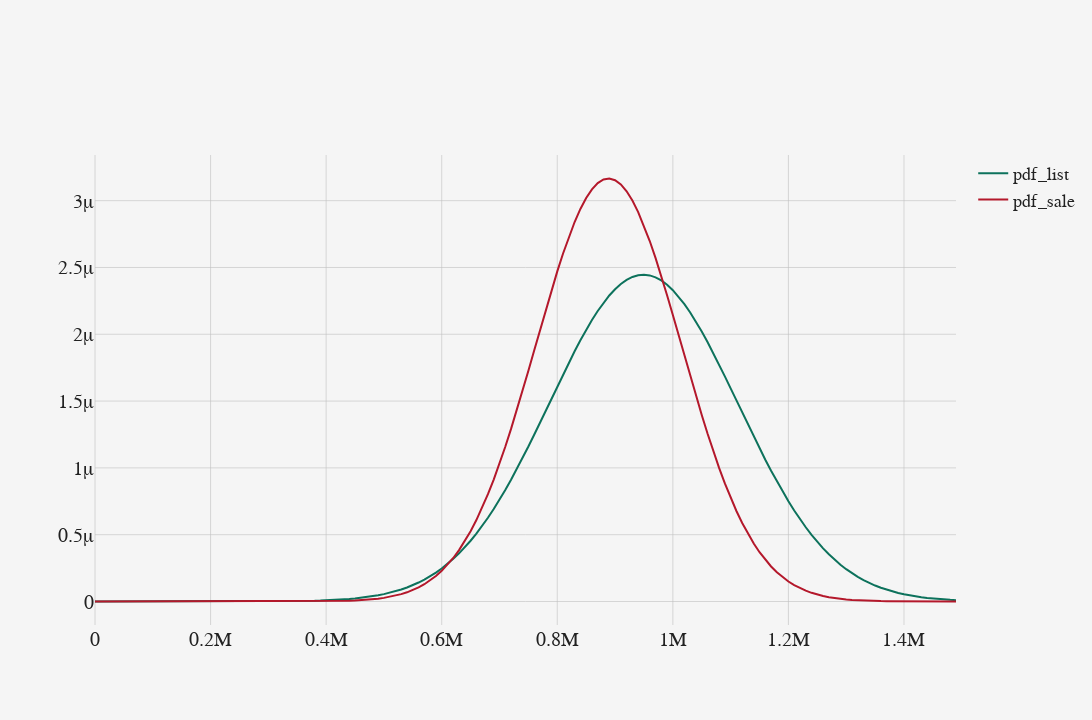

Notebook code for this chart:
### Code cell
df_hfj_sale = get_sales_filtered_by(construction_category='new')
df_hfj_list = get_listings_filtered_by(construction_category='new')


fit_dist(df_hfj_list[(df_hfj_list.sqm_price > 300e3) & (df_hfj_list.sqm_price < 2000e3)].sqm_price, x=np.arange(0, 1.5e6, 10e3)).set_index('x')\
.merge(
    fit_dist(df_hfj_sale[(df_hfj_sale.sqm_price > 300e3) & (df_hfj_sale.sqm_price < 2000e3)].sqm_price, x=np.arange(0, 1.5e6, 10e3)).set_index('x'),
    right_index=True, left_index=True,
    suffixes=["_list", "_sale"]
)\
.isb.plot()

### Figure 1 — Plotly figure (JSON) as saved in the notebook; plotly's stock layout.template omitted (floating-point values rounded to 4 significant figures; data arrays with more than 128 entries replaced by an {"elided": "..."} marker saying what was removed)
{"data": [{"line": {"color": "rgb(13, 114, 92)"}, "name": "pdf_list", "showlegend": true, "type": "scatter", "x": {"elided": "150 int values"}, "y": {"elided": "150 float values"}}, {"line": {"color": "rgb(180, 24, 43)"}, "name": "pdf_sale", "showlegend": true, "type": "scatter", "x": {"elided": "150 int values"}, "y": {"elided": "150 float values"}}], "layout": {"autosize": false, "font": {"color": "#212121", "family": "TT Norms Pro"}, "height": 720, "legend": {"font": {"color": "#212121", "family": "TT Norms Pro", "size": 18}}, "margin": {"b": 95, "l": 95, "r": 95, "t": 155}, "paper_bgcolor": "#f5f5f5", "plot_bgcolor": "#f5f5f5", "width": 1280, "xaxis": {"gridcolor": "rgba(192, 192, 192, 0.6)", "tickfont": {"color": "#212121", "family": "TT Norms Pro", "size": 20}, "title": {"font": {"color": "#212121", "family": "TT Norms Pro", "size": 24}}, "zerolinecolor": "rgba(192, 192, 192, 0.6)", "zerolinewidth": 0}, "xaxis10": {"gridcolor": "rgba(192, 192, 192, 0.6)", "tickfont": {"color": "#212121", "family": "TT Norms Pro", "size": 20}, "title": {"font": {"color": "#212121", "family": "TT Norms Pro", "size": 24}}, "zerolinecolor": "rgba(192, 192, 192, 0.6)", "zerolinewidth": 0}, "xaxis11": {"gridcolor": "rgba(192, 192, 192, 0.6)", "tickfont": {"color": "#212121", "family": "TT Norms Pro", "size": 20}, "title": {"font": {"color": "#212121", "family": "TT Norms Pro", "size": 24}}, "zerolinecolor": "rgba(192, 192, 192, 0.6)", "zerolinewidth": 0}, "xaxis12": {"gridcolor": "rgba(192, 192, 192, 0.6)", "tickfont": {"color": "#212121", "family": "TT Norms Pro", "size": 20}, "title": {"font": {"color": "#212121", "family": "TT Norms Pro", "size": 24}}, "zerolinecolor": "rgba(192, 192, 192, 0.6)", "zerolinewidth": 0}, "xaxis13": {"gridcolor": "rgba(192, 192, 192, 0.6)", "tickfont": {"color": "#212121", "family": "TT Norms Pro", "size": 20}, "title": {"font": {"color": "#212121", "family": "TT Norms Pro", "size": 24}}, "zerolinecolor": "rgba(192, 192, 192, 0.6)", "zerolinewidth": 0}, "xaxis14": {"gridcolor": "rgba(192, 192, 192, 0.6)", "tickfont": {"color": "#212121", "family": "TT Norms Pro", "size": 20}, "title": {"font": {"color": "#212121", "family": "TT Norms Pro", "size": 24}}, "zerolinecolor": "rgba(192, 192, 192, 0.6)", "zerolinewidth": 0}, "xaxis15": {"gridcolor": "rgba(192, 192, 192, 0.6)", "tickfont": {"color": "#212121", "family": "TT Norms Pro", "size": 20}, "title": {"font": {"color": "#212121", "family": "TT Norms Pro", "size": 24}}, "zerolinecolor": "rgba(192, 192, 192, 0.6)", "zerolinewidth": 0}, "xaxis16": {"gridcolor": "rgba(192, 192, 192, 0.6)", "tickfont": {"color": "#212121", "family": "TT Norms Pro", "size": 20}, "title": {"font": {"color": "#212121", "family": "TT Norms Pro", "size": 24}}, "zerolinecolor": "rgba(192, 192, 192, 0.6)", "zerolinewidth": 0}, "xaxis17": {"gridcolor": "rgba(192, 192, 192, 0.6)", "tickfont": {"color": "#212121", "family": "TT Norms Pro", "size": 20}, "title": {"font": {"color": "#212121", "family": "TT Norms Pro", "size": 24}}, "zerolinecolor": "rgba(192, 192, 192, 0.6)", "zerolinewidth": 0}, "xaxis18": {"gridcolor": "rgba(192, 192, 192, 0.6)", "tickfont": {"color": "#212121", "family": "TT Norms Pro", "size": 20}, "title": {"font": {"color": "#212121", "family": "TT Norms Pro", "size": 24}}, "zerolinecolor": "rgba(192, 192, 192, 0.6)", "zerolinewidth": 0}, "xaxis19": {"gridcolor": "rgba(192, 192, 192, 0.6)", "tickfont": {"color": "#212121", "family": "TT Norms Pro", "size": 20}, "title": {"font": {"color": "#212121", "family": "TT Norms Pro", "size": 24}}, "zerolinecolor": "rgba(192, 192, 192, 0.6)", "zerolinewidth": 0}, "xaxis2": {"gridcolor": "rgba(192, 192, 192, 0.6)", "tickfont": {"color": "#212121", "family": "TT Norms Pro", "size": 20}, "title": {"font": {"color": "#212121", "family": "TT Norms Pro", "size": 24}}, "zerolinecolor": "rgba(192, 192, 192, 0.6)", "zerolinewidth": 0}, "xaxis20": {"gridcolor": "rgba(192, 192, 192, 0.6)", "tickfont": {"color": "#212121", "family": "TT Norms Pro", "size": 20}, "title": {"font": {"color": "#212121", "family": "TT Norms Pro", "size": 24}}, "zerolinecolor": "rgba(192, 192, 192, 0.6)", "zerolinewidth": 0}, "xaxis3": {"gridcolor": "rgba(192, 192, 192, 0.6)", "tickfont": {"color": "#212121", "family": "TT Norms Pro", "size": 20}, "title": {"font": {"color": "#212121", "family": "TT Norms Pro", "size": 24}}, "zerolinecolor": "rgba(192, 192, 192, 0.6)", "zerolinewidth": 0}, "xaxis4": {"gridcolor": "rgba(192, 192, 192, 0.6)", "tickfont": {"color": "#212121", "family": "TT Norms Pro", "size": 20}, "title": {"font": {"color": "#212121", "family": "TT Norms Pro", "size": 24}}, "zerolinecolor": "rgba(192, 192, 192, 0.6)", "zerolinewidth": 0}, "xaxis5": {"gridcolor": "rgba(192, 192, 192, 0.6)", "tickfont": {"color": "#212121", "family": "TT Norms Pro", "size": 20}, "title": {"font": {"color": "#212121", "family": "TT Norms Pro", "size": 24}}, "zerolinecolor": "rgba(192, 192, 192, 0.6)", "zerolinewidth": 0}, "xaxis6": {"gridcolor": "rgba(192, 192, 192, 0.6)", "tickfont": {"color": "#212121", "family": "TT Norms Pro", "size": 20}, "title": {"font": {"color": "#212121", "family": "TT Norms Pro", "size": 24}}, "zerolinecolor": "rgba(192, 192, 192, 0.6)", "zerolinewidth": 0}, "xaxis7": {"gridcolor": "rgba(192, 192, 192, 0.6)", "tickfont": {"color": "#212121", "family": "TT Norms Pro", "size": 20}, "title": {"font": {"color": "#212121", "family": "TT Norms Pro", "size": 24}}, "zerolinecolor": "rgba(192, 192, 192, 0.6)", "zerolinewidth": 0}, "xaxis8": {"gridcolor": "rgba(192, 192, 192, 0.6)", "tickfont": {"color": "#212121", "family": "TT Norms Pro", "size": 20}, "title": {"font": {"color": "#212121", "family": "TT Norms Pro", "size": 24}}, "zerolinecolor": "rgba(192, 192, 192, 0.6)", "zerolinewidth": 0}, "xaxis9": {"gridcolor": "rgba(192, 192, 192, 0.6)", "tickfont": {"color": "#212121", "family": "TT Norms Pro", "size": 20}, "title": {"font": {"color": "#212121", "family": "TT Norms Pro", "size": 24}}, "zerolinecolor": "rgba(192, 192, 192, 0.6)", "zerolinewidth": 0}, "yaxis": {"gridcolor": "rgba(192, 192, 192, 0.6)", "tickfont": {"color": "#212121", "family": "TT Norms Pro", "size": 20}, "title": {"font": {"color": "#212121", "family": "TT Norms Pro", "size": 24}}, "zerolinecolor": "rgba(192, 192, 192, 0.6)", "zerolinewidth": 0}, "yaxis10": {"gridcolor": "rgba(192, 192, 192, 0.6)", "tickfont": {"color": "#212121", "family": "TT Norms Pro", "size": 20}, "title": {"font": {"color": "#212121", "family": "TT Norms Pro", "size": 24}}, "zerolinecolor": "rgba(192, 192, 192, 0.6)", "zerolinewidth": 0}, "yaxis11": {"gridcolor": "rgba(192, 192, 192, 0.6)", "tickfont": {"color": "#212121", "family": "TT Norms Pro", "size": 20}, "title": {"font": {"color": "#212121", "family": "TT Norms Pro", "size": 24}}, "zerolinecolor": "rgba(192, 192, 192, 0.6)", "zerolinewidth": 0}, "yaxis12": {"gridcolor": "rgba(192, 192, 192, 0.6)", "tickfont": {"color": "#212121", "family": "TT Norms Pro", "size": 20}, "title": {"font": {"color": "#212121", "family": "TT Norms Pro", "size": 24}}, "zerolinecolor": "rgba(192, 192, 192, 0.6)", "zerolinewidth": 0}, "yaxis13": {"gridcolor": "rgba(192, 192, 192, 0.6)", "tickfont": {"color": "#212121", "family": "TT Norms Pro", "size": 20}, "title": {"font": {"color": "#212121", "family": "TT Norms Pro", "size": 24}}, "zerolinecolor": "rgba(192, 192, 192, 0.6)", "zerolinewidth": 0}, "yaxis14": {"gridcolor": "rgba(192, 192, 192, 0.6)", "tickfont": {"color": "#212121", "family": "TT Norms Pro", "size": 20}, "title": {"font": {"color": "#212121", "family": "TT Norms Pro", "size": 24}}, "zerolinecolor": "rgba(192, 192, 192, 0.6)", "zerolinewidth": 0}, "yaxis15": {"gridcolor": "rgba(192, 192, 192, 0.6)", "tickfont": {"color": "#212121", "family": "TT Norms Pro", "size": 20}, "title": {"font": {"color": "#212121", "family": "TT Norms Pro", "size": 24}}, "zerolinecolor": "rgba(192, 192, 192, 0.6)", "zerolinewidth": 0}, "yaxis16": {"gridcolor": "rgba(192, 192, 192, 0.6)", "tickfont": {"color": "#212121", "family": "TT Norms Pro", "size": 20}, "title": {"font": {"color": "#212121", "family": "TT Norms Pro", "size": 24}}, "zerolinecolor": "rgba(192, 192, 192, 0.6)", "zerolinewidth": 0}, "yaxis17": {"gridcolor": "rgba(192, 192, 192, 0.6)", "tickfont": {"color": "#212121", "family": "TT Norms Pro", "size": 20}, "title": {"font": {"color": "#212121", "family": "TT Norms Pro", "size": 24}}, "zerolinecolor": "rgba(192, 192, 192, 0.6)", "zerolinewidth": 0}, "yaxis18": {"gridcolor": "rgba(192, 192, 192, 0.6)", "tickfont": {"color": "#212121", "family": "TT Norms Pro", "size": 20}, "title": {"font": {"color": "#212121", "family": "TT Norms Pro", "size": 24}}, "zerolinecolor": "rgba(192, 192, 192, 0.6)", "zerolinewidth": 0}, "yaxis19": {"gridcolor": "rgba(192, 192, 192, 0.6)", "tickfont": {"color": "#212121", "family": "TT Norms Pro", "size": 20}, "title": {"font": {"color": "#212121", "family": "TT Norms Pro", "size": 24}}, "zerolinecolor": "rgba(192, 192, 192, 0.6)", "zerolinewidth": 0}, "yaxis2": {"gridcolor": "rgba(192, 192, 192, 0.6)", "tickfont": {"color": "#212121", "family": "TT Norms Pro", "size": 20}, "title": {"font": {"color": "#212121", "family": "TT Norms Pro", "size": 24}}, "zerolinecolor": "rgba(192, 192, 192, 0.6)", "zerolinewidth": 0}, "yaxis20": {"gridcolor": "rgba(192, 192, 192, 0.6)", "tickfont": {"color": "#212121", "family": "TT Norms Pro", "size": 20}, "title": {"font": {"color": "#212121", "family": "TT Norms Pro", "size": 24}}, "zerolinecolor": "rgba(192, 192, 192, 0.6)", "zerolinewidth": 0}, "yaxis3": {"gridcolor": "rgba(192, 192, 192, 0.6)", "tickfont": {"color": "#212121", "family": "TT Norms Pro", "size": 20}, "title": {"font": {"color": "#212121", "family": "TT Norms Pro", "size": 24}}, "zerolinecolor": "rgba(192, 192, 192, 0.6)", "zerolinewidth": 0}, "yaxis4": {"gridcolor": "rgba(192, 192, 192, 0.6)", "tickfont": {"color": "#212121", "family": "TT Norms Pro", "size": 20}, "title": {"font": {"color": "#212121", "family": "TT Norms Pro", "size": 24}}, "zerolinecolor": "rgba(192, 192, 192, 0.6)", "zerolinewidth": 0}, "yaxis5": {"gridcolor": "rgba(192, 192, 192, 0.6)", "tickfont": {"color": "#212121", "family": "TT Norms Pro", "size": 20}, "title": {"font": {"color": "#212121", "family": "TT Norms Pro", "size": 24}}, "zerolinecolor": "rgba(192, 192, 192, 0.6)", "zerolinewidth": 0}, "yaxis6": {"gridcolor": "rgba(192, 192, 192, 0.6)", "tickfont": {"color": "#212121", "family": "TT Norms Pro", "size": 20}, "title": {"font": {"color": "#212121", "family": "TT Norms Pro", "size": 24}}, "zerolinecolor": "rgba(192, 192, 192, 0.6)", "zerolinewidth": 0}, "yaxis7": {"gridcolor": "rgba(192, 192, 192, 0.6)", "tickfont": {"color": "#212121", "family": "TT Norms Pro", "size": 20}, "title": {"font": {"color": "#212121", "family": "TT Norms Pro", "size": 24}}, "zerolinecolor": "rgba(192, 192, 192, 0.6)", "zerolinewidth": 0}, "yaxis8": {"gridcolor": "rgba(192, 192, 192, 0.6)", "tickfont": {"color": "#212121", "family": "TT Norms Pro", "size": 20}, "title": {"font": {"color": "#212121", "family": "TT Norms Pro", "size": 24}}, "zerolinecolor": "rgba(192, 192, 192, 0.6)", "zerolinewidth": 0}, "yaxis9": {"gridcolor": "rgba(192, 192, 192, 0.6)", "tickfont": {"color": "#212121", "family": "TT Norms Pro", "size": 20}, "title": {"font": {"color": "#212121", "family": "TT Norms Pro", "size": 24}}, "zerolinecolor": "rgba(192, 192, 192, 0.6)", "zerolinewidth": 0}}}
